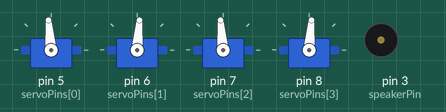
A sketch run on a simulated Arduino Uno, built with avr-gcc and run on an emulated ATmega328P. On the bench: 4 × servo, buzzer (waves = sounding).

Above: at 0.1 s.
At 4.18 s:
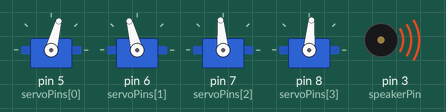
At 8.18 s:
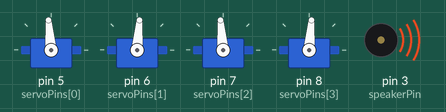
At 12.0 s:
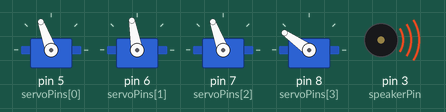
At 19.18 s:
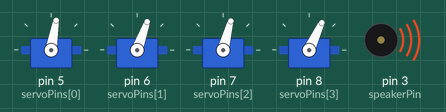
At 30.0 s:
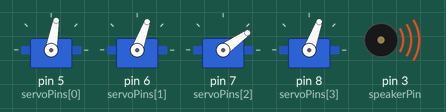
Timing chart, 0 to 40.0 s (numbered marks = the images above):
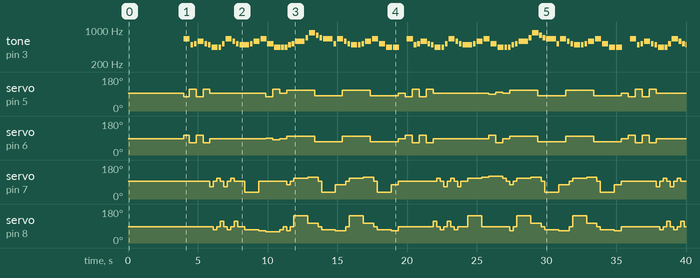

The sketch:

plasteac.ino
```cpp
// (licence header left out)
// ---------- Pin setup ----------
const int servoPins[4] = {5, 6, 7, 8};
const int speakerPin = 3;	// connected to a piezzo speaker

// -------- Servo offsets --------
const int leftHipOffset  = 5;
const int rightHipOffset = 5;
const int leftFootOffset  = 5;
const int rightFootOffset = 5;

//const char *melody = "4C42D44E42F46G46C56A46C56G46R06F44F42G46E46E46D44D42E46C46R07C52A44G42G46F46E46D46C46R0"; // I'm a little teapot
const char *melody = "4E52B42C54D52C52B44A42A42C54E52D52C56B42C54D54E54C54A42A42A42B42C56D52F54A52G52F56E52C54E52D52C54B42B42C54D54E54C54A44A44R0"; // Tetris

#include "move.h"
#include "player.h"

Player player(speakerPin);
long bpm = 120L;

void sync()
{
  // Given set BPM, delay until the next quarter of a beat
  static unsigned long lastMillis = 0;
  unsigned long duration = 60000L/(bpm*4);
  long leftMillis = lastMillis + duration - millis();
  if(leftMillis > 0) delay(leftMillis);
  lastMillis = millis();

  // Update player
  player.sync(bpm);
}

void setup()
{
  // Init serial
  Serial.begin(9600);

  // Init legs
  initialize();

  delay(4000);
}

void loop()
{
  player.play(melody);
  stand_rythm(2);
  side_left(2);
  hello_left(1);
  walk(2);

  player.play(melody);
  stand_rythm(2);
  side_right(2);
  hello_right(1);
  walk(2);
}
```

move.h
```cpp
// (licence header left out)
#include <Servo.h>

Servo servos[4];

void sync();  // defined in main file

void nsync(unsigned int count)
{
  // Call count times sync
  while(count--)
    sync();
}

// Move left leg
void left(int hip, int foot)
{
  servos[0].write(90 + (hip + leftHipOffset));
  servos[2].write(90 + (foot + leftFootOffset));
}

// Move right leg
void right(int hip, int foot)
{
  servos[1].write(90 - (hip + rightHipOffset));
  servos[3].write(90 - (foot + rightFootOffset));
}

// Initialize legs
void initialize()
{
  // Init servos
  for(int i = 0; i<4; ++i)
    servos[i].attach(servoPins[i]);

  left(0, 0);
  right(0, 0);
}

// -------- Moves --------

void stand(int cycles)
{
  while(cycles--)
  {
    left(-20, 0);
    right(-20, 0);
    nsync(4);
  }
}

void stand_rythm(int cycles)
{
  while(cycles--)
  {
    left(-20, 0);
    right(-20, 0);
    nsync(4);
    left(20, 0);
    right(20, 0);
    nsync(4);
  }
}

void walk(int cycles)
{
  const int a = 15;
  const int b = 60;
  const int c = 15;

  while(cycles--)
  {
    left(c, -(a+5));
    right(-c, a+5);
    nsync(2);
    left(c, 0);
    right(-c, 0);
    nsync(2);
    left(c, a);
    right(-c, -b);
    nsync(8);
    left(c, a+5);
    right(-c, -(a+5));
    nsync(4);

    left(-c, a+5);
    right(c, -(a+5));
    nsync(2);
    left(-c, 0);
    right(c, 0);
    nsync(2);
    left(-c, -b);
    right(c, a);
    nsync(8);
    left(-c, -(a+5));
    right(c, a+5);
    nsync(4);
  }

  left(0, 0);
  right(0, 0);
  nsync(4);
}

void side_left(int cycles)
{
  const int a = 30;

  while(cycles--)
  {
    left(0, -a);
    right(0, 0);
    nsync(2);

    left(0, 0);
    right(-0, a/2);
    nsync(2);

    left(0, a/2);
    right(0, 0);
    nsync(2);

    left(0, 0);
    right(0, -a);
    nsync(2);
  }

  left(0, 0);
  right(0, 0);
  nsync(4);
}

void side_right(int cycles)
{
  const int a = 30;

  while(cycles--)
  {
    left(0, 0);
    right(0, -a);
    nsync(2);

    left(0, a/2);
    right(0, 0);
    nsync(2);

    left(0, 0);
    right(0, a/2);
    nsync(2);

    left(0, -a);
    right(0, 0);
    nsync(2);
  }

  left(0, 0);
  right(0, 0);
  nsync(4);
}

void hello_left(int cycles)
{
  const int a = 15;
  const int b = 60;
  const int c = 20;

  left(0, -b);
  right(0, a);
  nsync(8);
  left(0, 0);
  right(0, a+5);
  nsync(4);

  while(cycles--)
  {
    left(-c, 0);
    right(-c/4, a+10);
    nsync(4);
    left(c, 0);
    right(c/4, a+10);
    nsync(4);
  }

  left(0, 0);
  right(0, a);
  nsync(2);
  left(0, 0);
  right(0, 0);
  nsync(2);
}

void hello_right(int cycles)
{
  const int a = 15;
  const int b = 60;
  const int c = 20;

  left(0, a);
  right(0, -b);
  nsync(8);
  left(0, a+5);
  right(0, 0);
  nsync(4);

  while(cycles--)
  {
    left(-c/4, a+10);
    right(-c, 0);
    nsync(4);
    left(c/4, a+10);
    right(c, 0);
    nsync(4);
  }

  left(0, a);
  right(0, 0);
  nsync(2);
  left(0, 0);
  right(0, 0);
  nsync(2);
}
```

player.h
```cpp
// (licence header left out)
// Melody player implementation
class Player
{
public:
  // Create the player for specified speaker pin
  Player(int speakerPin)
  {
    pin = speakerPin;
    current = NULL;
    next = NULL;
    left = 0;
  }

  // Start playing melody
  void play(const char *melody, bool looped = false)
  {
    current = melody;
    if(looped) next = melody;
    else next = NULL;
    left = 0;
  }

  // Stop melody
  void stop(void)
  {
    current = NULL;
    left = 0;
  }

  // Update melody, must be called on each quarter of a beat
  void sync(long bpm)
  {
    // Check if no melody is set
    if(!current) return;

    // Check if a note is playing
    if(left)
    {
      left--;
      if(left) return;
    }

    // Check for end of the melody string
    if(!current[0] || !current[1] || !current[2])
    {
      current = next;
      if(!current) return;
    }

    // Read note in the melody string
    unsigned char d = (unsigned char)current[0];
    unsigned int duration = (d >= 0x41 ? d - 0x41 + 10 : d - 0x30);
    unsigned int octave = (unsigned char)current[2] - 0x30;
    char note = current[1];

    // 0 is interpreted as a whole note, or semibreve
    if(duration == 0) duration = 16;

    // Update status
    left = duration;
    current+= 3;

    // Play note
    unsigned int frequency = pitch(octave, note);
    if(frequency)
    {
      unsigned long unit = 60000L/(bpm*4);
      noTone(pin);
      tone(pin, frequency, unit*duration - unit/2);
    }
  }

private:
  int pin;
  const char *current;
  const char *next;
  unsigned int left;  // sync calls left for current note

  // Return frequency given octave number and note name
  static unsigned int pitch(unsigned int octave, char note)
  {
    // Note names array
    static const unsigned int countNotes = 12;
    static const char Notes[] = { 'C', 'c', 'D', 'd', 'E', 'F', 'f', 'G', 'g', 'A', 'a', 'B' };

    // Frequencies array
    static const unsigned int countFreqs = countNotes*7 + 4;
    static const unsigned int Freqs[] = {   33,   35,   37,   39,   41,   44,   46,   49,   52,   55,   58,   62,
              65,   69,   73,   78,   82,   87,   93,   98,  104,  110,  117,  123,
              131,  139,  147,  156,  165,  175,  185,  196,  208,  220,  233,  247,
              262,  277,  294,  311,  330,  349,  370,  392,  415,  440,  466,  494,
              523,  554,  587,  622,  659,  698,  740,  784,  831,  880,  932,  988,
              1047, 1109, 1175, 1245, 1319, 1397, 1480, 1568, 1661, 1760, 1865, 1976,
              2093, 2217, 2349, 2489, 2637, 2794, 2960, 3136, 3322, 3520, 3729, 3951,
              4186, 4435, 4699, 4978 };

    // Rest
    if(note == 'R' || note == 'r')
      return 0;

    // Find note index
    unsigned int n = 0;
    while(Notes[n] != note)
    if(++n == countNotes)
      return 0;

    // Frenquency index
    if(octave == 0) return 0;
    unsigned int p = countNotes*(octave-1) + n;

    if(p < countFreqs) return Freqs[p];
    else return 0;
  }
};
```

Measured:
- by itself, servo on pin 7 (servoPins[2]): 95° → 65° at 5.9 s, → 95° 0.25 s later, → 110° 0.25 s later, → 95° 0.25 s later, … (59 changes in this stretch)
- by itself, servo on pin 8 (servoPins[3]): 85° → 70° at 6.1 s, → 85° 0.25 s later, → 115° 0.25 s later, → 85° 0.25 s later, … (59 changes in this stretch)
